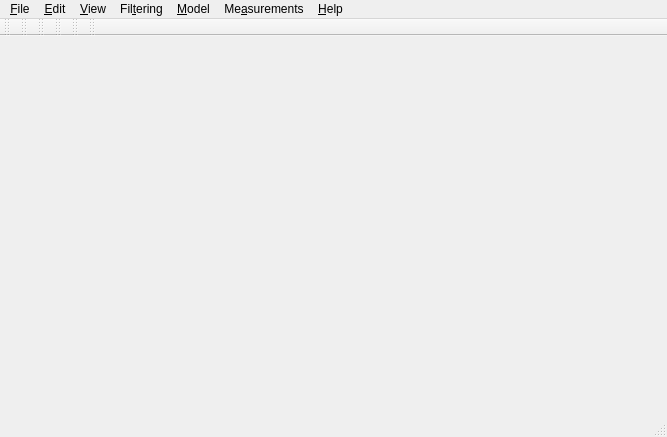
<?xml version="1.0" encoding="UTF-8"?>
<ui version="4.0">
 <class>MainWindow</class>
 <widget class="QMainWindow" name="MainWindow">
  <property name="geometry">
   <rect>
    <x>0</x>
    <y>0</y>
    <width>667</width>
    <height>437</height>
   </rect>
  </property>
  <property name="windowTitle">
   <string>3DimViewer</string>
  </property>
  <property name="dockOptions">
   <set>QMainWindow::AllowNestedDocks|QMainWindow::AllowTabbedDocks|QMainWindow::AnimatedDocks</set>
  </property>
  <widget class="QWidget" name="centralWidget"/>
  <widget class="QMenuBar" name="menuBar">
   <property name="geometry">
    <rect>
     <x>0</x>
     <y>0</y>
     <width>667</width>
     <height>21</height>
    </rect>
   </property>
   <widget class="QMenu" name="menuArchive">
    <property name="title">
     <string>&amp;File</string>
    </property>
    <widget class="QMenu" name="menuRecent">
     <property name="title">
      <string>Recent</string>
     </property>
    </widget>
    <addaction name="actionLoad_Patient_Dicom_data"/>
    <addaction name="actionImport_DICOM_Data_from_ZIP_archive"/>
    <addaction name="actionLoad_Patient_VLM_Data"/>
    <addaction name="actionLoad_STL_Model"/>
    <addaction name="menuRecent"/>
    <addaction name="separator"/>
    <addaction name="actionSave_Original_DICOM_Series"/>
    <addaction name="actionSave_DICOM_Series"/>
    <addaction name="actionSave_Volumetric_Data"/>
    <addaction name="actionSave_STL_Model"/>
    <addaction name="separator"/>
    <addaction name="actionPrint"/>
    <addaction name="actionShow_Data_Properties"/>
    <addaction name="actionSend_Data"/>
    <addaction name="separator"/>
    <addaction name="actionExit"/>
   </widget>
   <widget class="QMenu" name="menuEdit">
    <property name="title">
     <string>&amp;Edit</string>
    </property>
    <widget class="QMenu" name="menuSwitch_Mouse_Mode">
     <property name="title">
      <string>Switch Mouse Mode</string>
     </property>
     <addaction name="actionDensity_Window_Adjusting"/>
     <addaction name="actionTrackball_Mode"/>
     <addaction name="actionObject_Manipulation"/>
     <addaction name="actionScale_Scene"/>
    </widget>
    <addaction name="actionUndo"/>
    <addaction name="actionRedo"/>
    <addaction name="separator"/>
    <addaction name="menuSwitch_Mouse_Mode"/>
   </widget>
   <widget class="QMenu" name="menuView">
    <property name="title">
     <string>&amp;View</string>
    </property>
    <widget class="QMenu" name="menuViews">
     <property name="title">
      <string>Views</string>
     </property>
     <addaction name="action3D_View"/>
     <addaction name="actionAxial_View"/>
     <addaction name="actionCoronal_View"/>
     <addaction name="actionSagittal_View"/>
     <addaction name="actionVolume_Rendering_View"/>
    </widget>
    <widget class="QMenu" name="menuToolbars">
     <property name="title">
      <string>Toolbars</string>
     </property>
     <addaction name="actionMain_Toolbar"/>
     <addaction name="actionPanels_Toolbar"/>
     <addaction name="actionViews_Toolbar"/>
     <addaction name="actionMouse_Toolbar"/>
     <addaction name="actionVisibility_Toolbar"/>
    </widget>
    <widget class="QMenu" name="menuControl_Panels">
     <property name="title">
      <string>Control Panels</string>
     </property>
     <addaction name="actionDensity_Window"/>
     <addaction name="actionOrtho_Slices_Panel"/>
     <addaction name="actionVolume_Rendering_Panel"/>
     <addaction name="actionSegmentation_Panel"/>
     <addaction name="actionModels_List_Panel"/>
     <addaction name="separator"/>
     <addaction name="actionPrevious_Panel"/>
     <addaction name="actionNext_Panel"/>
     <addaction name="actionClose_Active_Panel"/>
    </widget>
    <widget class="QMenu" name="menu3D_Scene">
     <property name="title">
      <string>3D Scene</string>
     </property>
     <addaction name="actionVolume_Rendering"/>
     <addaction name="actionAxial_Slice"/>
     <addaction name="actionCoronal_Slice"/>
     <addaction name="actionSagittal_Slice"/>
    </widget>
    <widget class="QMenu" name="menuWorkspaces">
     <property name="title">
      <string>Layout</string>
     </property>
     <addaction name="actionWorkspace3DView"/>
     <addaction name="actionWorkspaceTabs"/>
     <addaction name="actionWorkspaceGrid"/>
    </widget>
    <addaction name="menuControl_Panels"/>
    <addaction name="menuViews"/>
    <addaction name="menuToolbars"/>
    <addaction name="menu3D_Scene"/>
    <addaction name="menuWorkspaces"/>
    <addaction name="actionShow_Information_Widgets"/>
    <addaction name="separator"/>
    <addaction name="actionLoad_User_Perspective"/>
    <addaction name="actionSave_User_Perspective"/>
    <addaction name="actionLoad_Default_Perspective"/>
    <addaction name="separator"/>
    <addaction name="actionPreferences"/>
   </widget>
   <widget class="QMenu" name="menuModel">
    <property name="title">
     <string>&amp;Model</string>
    </property>
    <addaction name="actionCreate_Surface_Model"/>
    <addaction name="actionShow_Surface_Model"/>
   </widget>
   <widget class="QMenu" name="menuHelp">
    <property name="title">
     <string>&amp;Help</string>
    </property>
    <addaction name="actionShow_Help"/>
    <addaction name="separator"/>
    <addaction name="actionAbout"/>
    <addaction name="actionAbout_Plugins"/>
   </widget>
   <widget class="QMenu" name="menuFiltering">
    <property name="title">
     <string>Fil&amp;tering</string>
    </property>
    <widget class="QMenu" name="menuViewFilter">
     <property name="title">
      <string>View</string>
     </property>
     <addaction name="actionViewSharpen"/>
     <addaction name="actionViewEqualize"/>
    </widget>
    <addaction name="actionGaussian_Filter"/>
    <addaction name="actionMedian_Filter"/>
    <addaction name="action3D_Anisotropic_Filter"/>
    <addaction name="menuViewFilter"/>
   </widget>
   <widget class="QMenu" name="menuMeasurements">
    <property name="title">
     <string>Me&amp;asurements</string>
    </property>
    <addaction name="actionMeasure_Density_Value"/>
    <addaction name="actionMeasure_Distance"/>
    <addaction name="separator"/>
    <addaction name="actionClear_Measurements"/>
   </widget>
   <addaction name="menuArchive"/>
   <addaction name="menuEdit"/>
   <addaction name="menuView"/>
   <addaction name="menuFiltering"/>
   <addaction name="menuModel"/>
   <addaction name="menuMeasurements"/>
   <addaction name="menuHelp"/>
  </widget>
  <widget class="QToolBar" name="mainToolBar">
   <property name="windowTitle">
    <string>Main Toolbar</string>
   </property>
   <attribute name="toolBarArea">
    <enum>TopToolBarArea</enum>
   </attribute>
   <attribute name="toolBarBreak">
    <bool>false</bool>
   </attribute>
  </widget>
  <widget class="QStatusBar" name="statusBar"/>
  <widget class="QToolBar" name="panelsToolBar">
   <property name="windowTitle">
    <string>Panels Toolbar</string>
   </property>
   <attribute name="toolBarArea">
    <enum>TopToolBarArea</enum>
   </attribute>
   <attribute name="toolBarBreak">
    <bool>false</bool>
   </attribute>
  </widget>
  <widget class="QToolBar" name="viewsToolBar">
   <property name="windowTitle">
    <string>Views Toolbar</string>
   </property>
   <attribute name="toolBarArea">
    <enum>TopToolBarArea</enum>
   </attribute>
   <attribute name="toolBarBreak">
    <bool>false</bool>
   </attribute>
  </widget>
  <widget class="QToolBar" name="mouseToolBar">
   <property name="windowTitle">
    <string>Mouse Toolbar</string>
   </property>
   <attribute name="toolBarArea">
    <enum>TopToolBarArea</enum>
   </attribute>
   <attribute name="toolBarBreak">
    <bool>false</bool>
   </attribute>
  </widget>
  <widget class="QToolBar" name="visibilityToolBar">
   <property name="windowTitle">
    <string>Visibility Toolbar</string>
   </property>
   <attribute name="toolBarArea">
    <enum>TopToolBarArea</enum>
   </attribute>
   <attribute name="toolBarBreak">
    <bool>false</bool>
   </attribute>
  </widget>
  <widget class="QToolBar" name="appToolBar">
   <property name="windowTitle">
    <string>Application Toolbar</string>
   </property>
   <attribute name="toolBarArea">
    <enum>TopToolBarArea</enum>
   </attribute>
   <attribute name="toolBarBreak">
    <bool>false</bool>
   </attribute>
  </widget>
  <action name="actionLoad_Patient_Dicom_data">
   <property name="icon">
    <iconset resource="../resources.qrc">
     <normaloff>:/icons/folder_open_up.png</normaloff>:/icons/folder_open_up.png</iconset>
   </property>
   <property name="text">
    <string>Import Patient DICOM Data...</string>
   </property>
   <property name="toolTip">
    <string>Loads DICOM dataset from a given directory.</string>
   </property>
   <property name="statusTip">
    <string>Loads DICOM dataset from a given directory.</string>
   </property>
   <property name="shortcut">
    <string>Ctrl+O</string>
   </property>
  </action>
  <action name="actionLoad_Patient_VLM_Data">
   <property name="icon">
    <iconset resource="../resources.qrc">
     <normaloff>:/icons/folder_open_arrow.png</normaloff>:/icons/folder_open_arrow.png</iconset>
   </property>
   <property name="text">
    <string>Load Patient VLM Data...</string>
   </property>
   <property name="toolTip">
    <string>Loads density data from a specified VLM file.</string>
   </property>
   <property name="statusTip">
    <string>Loads density data from a specified VLM file.</string>
   </property>
   <property name="shortcut">
    <string>Ctrl+V</string>
   </property>
  </action>
  <action name="actionSave_Volumetric_Data">
   <property name="icon">
    <iconset resource="../resources.qrc">
     <normaloff>:/icons/disk.png</normaloff>:/icons/disk.png</iconset>
   </property>
   <property name="text">
    <string>Save Volumetric VLM Data...</string>
   </property>
   <property name="toolTip">
    <string>Saves density data to a specified VLM file.</string>
   </property>
   <property name="statusTip">
    <string>Saves density data to a specified VLM file.</string>
   </property>
   <property name="shortcut">
    <string>Ctrl+S</string>
   </property>
  </action>
  <action name="actionExit">
   <property name="icon">
    <iconset resource="../resources.qrc">
     <normaloff>:/icons/delete.png</normaloff>:/icons/delete.png</iconset>
   </property>
   <property name="text">
    <string>Exit</string>
   </property>
   <property name="toolTip">
    <string>Terminates the program.</string>
   </property>
   <property name="statusTip">
    <string>Terminates the program.</string>
   </property>
   <property name="shortcut">
    <string>Ctrl+X</string>
   </property>
  </action>
  <action name="actionPrint">
   <property name="icon">
    <iconset resource="../resources.qrc">
     <normaloff>:/icons/printer_menu.png</normaloff>:/icons/printer_menu.png</iconset>
   </property>
   <property name="text">
    <string>Print...</string>
   </property>
   <property name="statusTip">
    <string>Print</string>
   </property>
   <property name="visible">
    <bool>false</bool>
   </property>
  </action>
  <action name="actionUndo">
   <property name="icon">
    <iconset resource="../resources.qrc">
     <normaloff>:/icons/arrow_undo.png</normaloff>:/icons/arrow_undo.png</iconset>
   </property>
   <property name="text">
    <string>Undo</string>
   </property>
   <property name="toolTip">
    <string>Undoes the last command.</string>
   </property>
   <property name="statusTip">
    <string>Undoes the last command.</string>
   </property>
   <property name="shortcut">
    <string>Ctrl+Z</string>
   </property>
  </action>
  <action name="actionRedo">
   <property name="icon">
    <iconset resource="../resources.qrc">
     <normaloff>:/icons/arrow_redo.png</normaloff>:/icons/arrow_redo.png</iconset>
   </property>
   <property name="text">
    <string>Redo</string>
   </property>
   <property name="toolTip">
    <string>Redoes the last command.</string>
   </property>
   <property name="statusTip">
    <string>Redoes the last command.</string>
   </property>
   <property name="shortcut">
    <string>Ctrl+Y</string>
   </property>
  </action>
  <action name="action3D_View">
   <property name="checkable">
    <bool>true</bool>
   </property>
   <property name="icon">
    <iconset resource="../resources.qrc">
     <normaloff>:/icons/3d_window2.png</normaloff>:/icons/3d_window2.png</iconset>
   </property>
   <property name="text">
    <string>3D View</string>
   </property>
   <property name="statusTip">
    <string>Shows/Hides the main 3D scene.</string>
   </property>
   <property name="visible">
    <bool>false</bool>
   </property>
  </action>
  <action name="actionAxial_View">
   <property name="checkable">
    <bool>true</bool>
   </property>
   <property name="icon">
    <iconset resource="../resources.qrc">
     <normaloff>:/icons/xy_ortho_window2.png</normaloff>:/icons/xy_ortho_window2.png</iconset>
   </property>
   <property name="text">
    <string>Axial View</string>
   </property>
   <property name="toolTip">
    <string>Shows/Hides the axial (XY) plane view.</string>
   </property>
   <property name="statusTip">
    <string>Shows/Hides the axial (XY) plane view.</string>
   </property>
  </action>
  <action name="actionCoronal_View">
   <property name="checkable">
    <bool>true</bool>
   </property>
   <property name="icon">
    <iconset resource="../resources.qrc">
     <normaloff>:/icons/xz_ortho_window2.png</normaloff>:/icons/xz_ortho_window2.png</iconset>
   </property>
   <property name="text">
    <string>Coronal View</string>
   </property>
   <property name="toolTip">
    <string>Shows/Hides the coronal (XZ) plane view.</string>
   </property>
   <property name="statusTip">
    <string>Shows/Hides the coronal (XZ) plane view.</string>
   </property>
  </action>
  <action name="actionSagittal_View">
   <property name="checkable">
    <bool>true</bool>
   </property>
   <property name="icon">
    <iconset resource="../resources.qrc">
     <normaloff>:/icons/yz_ortho_window2.png</normaloff>:/icons/yz_ortho_window2.png</iconset>
   </property>
   <property name="text">
    <string>Sagittal View</string>
   </property>
   <property name="toolTip">
    <string>Shows/Hides the sagittal (YZ) plane view.</string>
   </property>
   <property name="statusTip">
    <string>Shows/Hides the sagittal (YZ) plane view.</string>
   </property>
  </action>
  <action name="actionPanoramic_View">
   <property name="checkable">
    <bool>true</bool>
   </property>
   <property name="enabled">
    <bool>false</bool>
   </property>
   <property name="icon">
    <iconset>
     <normaloff>:/icons/curved_slice.png</normaloff>:/icons/curved_slice.png</iconset>
   </property>
   <property name="text">
    <string>Panoramic View</string>
   </property>
   <property name="visible">
    <bool>true</bool>
   </property>
  </action>
  <action name="actionNormal_Slice">
   <property name="checkable">
    <bool>true</bool>
   </property>
   <property name="icon">
    <iconset resource="../resources.qrc">
     <normaloff>:/icons/normal_slice.png</normaloff>:/icons/normal_slice.png</iconset>
   </property>
   <property name="text">
    <string>Normal Slice</string>
   </property>
   <property name="visible">
    <bool>true</bool>
   </property>
  </action>
  <action name="actionVolume_Rendering_View">
   <property name="checkable">
    <bool>true</bool>
   </property>
   <property name="icon">
    <iconset resource="../resources.qrc">
     <normaloff>:/icons/volume_rendering_window2.png</normaloff>:/icons/volume_rendering_window2.png</iconset>
   </property>
   <property name="text">
    <string>Volume Rendering View</string>
   </property>
   <property name="toolTip">
    <string>Shows/Hides main volume rendering window.</string>
   </property>
   <property name="statusTip">
    <string>Shows/Hides main volume rendering window.</string>
   </property>
  </action>
  <action name="actionMain_Toolbar">
   <property name="checkable">
    <bool>true</bool>
   </property>
   <property name="checked">
    <bool>true</bool>
   </property>
   <property name="text">
    <string>Main Toolbar</string>
   </property>
   <property name="statusTip">
    <string>Shows/Hides main toolbar.</string>
   </property>
  </action>
  <action name="actionViews_Toolbar">
   <property name="checkable">
    <bool>true</bool>
   </property>
   <property name="checked">
    <bool>true</bool>
   </property>
   <property name="text">
    <string>Views Toolbar</string>
   </property>
   <property name="statusTip">
    <string>Shows/Hides views toolbar.</string>
   </property>
  </action>
  <action name="actionDensity_Window">
   <property name="checkable">
    <bool>true</bool>
   </property>
   <property name="icon">
    <iconset resource="../resources.qrc">
     <normaloff>:/icons/density_window.png</normaloff>:/icons/density_window.png</iconset>
   </property>
   <property name="text">
    <string>Density Window Panel</string>
   </property>
   <property name="toolTip">
    <string>Shows/Hides the density window adjusting panel.</string>
   </property>
   <property name="statusTip">
    <string>Shows/Hides the density window adjusting panel.</string>
   </property>
   <property name="shortcut">
    <string>Ctrl+1</string>
   </property>
  </action>
  <action name="actionOrtho_Slices_Panel">
   <property name="checkable">
    <bool>true</bool>
   </property>
   <property name="icon">
    <iconset resource="../resources.qrc">
     <normaloff>:/icons/ortho_slices_window.png</normaloff>:/icons/ortho_slices_window.png</iconset>
   </property>
   <property name="text">
    <string>Ortho Slices Panel</string>
   </property>
   <property name="toolTip">
    <string>Shows/Hides the ortho slices panel.</string>
   </property>
   <property name="statusTip">
    <string>Shows/Hides the ortho slices panel.</string>
   </property>
   <property name="shortcut">
    <string>Ctrl+2</string>
   </property>
  </action>
  <action name="actionTrackball_Mode">
   <property name="checkable">
    <bool>true</bool>
   </property>
   <property name="icon">
    <iconset resource="../resources.qrc">
     <normaloff>:/icons/trackball.png</normaloff>:/icons/trackball.png</iconset>
   </property>
   <property name="text">
    <string>Trackball Mode</string>
   </property>
   <property name="toolTip">
    <string>Switches mouse to scene manipulation mode.</string>
   </property>
   <property name="statusTip">
    <string>Switches mouse to scene manipulation mode.</string>
   </property>
  </action>
  <action name="actionObject_Manipulation">
   <property name="checkable">
    <bool>true</bool>
   </property>
   <property name="icon">
    <iconset resource="../resources.qrc">
     <normaloff>:/icons/slice_move.png</normaloff>:/icons/slice_move.png</iconset>
   </property>
   <property name="text">
    <string>Object Manipulation</string>
   </property>
   <property name="toolTip">
    <string>Switches mouse to the object manipulation mode so that you can change position of cross-sectional slices, implants, etc.</string>
   </property>
   <property name="statusTip">
    <string>Switches mouse to the object manipulation mode so that you can change position of cross-sectional slices, implants, etc.</string>
   </property>
  </action>
  <action name="actionDensity_Window_Adjusting">
   <property name="checkable">
    <bool>true</bool>
   </property>
   <property name="icon">
    <iconset resource="../resources.qrc">
     <normaloff>:/icons/density_window2.png</normaloff>:/icons/density_window2.png</iconset>
   </property>
   <property name="text">
    <string>Density Window Adjusting</string>
   </property>
   <property name="toolTip">
    <string>Switches mouse to the density window adjusting mode. Press the left mouse button and modify the density window moving the mouse cursor.</string>
   </property>
   <property name="statusTip">
    <string>Switches mouse to the density window adjusting mode. Press the left mouse button and modify the density window moving the mouse cursor.</string>
   </property>
  </action>
  <action name="actionCreate_Surface_Model">
   <property name="text">
    <string>Create Surface Model</string>
   </property>
   <property name="toolTip">
    <string>Creates polygonal surface model regarding the current tissue segmentation. For options see the tissue segmentation panel...</string>
   </property>
   <property name="statusTip">
    <string>Creates polygonal surface model regarding the current tissue segmentation. For options see the tissue segmentation panel...</string>
   </property>
  </action>
  <action name="actionShow_Surface_Model">
   <property name="checkable">
    <bool>true</bool>
   </property>
   <property name="icon">
    <iconset resource="../resources.qrc">
     <normaloff>:/icons/show_bone_model.png</normaloff>:/icons/show_bone_model.png</iconset>
   </property>
   <property name="text">
    <string>Show Surface Model</string>
   </property>
   <property name="toolTip">
    <string>Shows/Hides the surface model in the 3D view.</string>
   </property>
   <property name="statusTip">
    <string>Shows/Hides the surface model in the 3D view.</string>
   </property>
  </action>
  <action name="actionAxial_Slice">
   <property name="checkable">
    <bool>true</bool>
   </property>
   <property name="icon">
    <iconset resource="../resources.qrc">
     <normaloff>:/icons/show_xy_slice3.png</normaloff>:/icons/show_xy_slice3.png</iconset>
   </property>
   <property name="text">
    <string>Axial Slice</string>
   </property>
   <property name="toolTip">
    <string>Shows/Hides the axial (XY) slice in the 3D scene.</string>
   </property>
   <property name="statusTip">
    <string>Shows/Hides the axial (XY) slice in the 3D scene.</string>
   </property>
  </action>
  <action name="actionCoronal_Slice">
   <property name="checkable">
    <bool>true</bool>
   </property>
   <property name="icon">
    <iconset resource="../resources.qrc">
     <normaloff>:/icons/show_xz_slice3.png</normaloff>:/icons/show_xz_slice3.png</iconset>
   </property>
   <property name="text">
    <string>Coronal Slice</string>
   </property>
   <property name="toolTip">
    <string>Shows/Hides the coronal (XZ) slice in the 3D scene.</string>
   </property>
   <property name="statusTip">
    <string>Shows/Hides the coronal (XZ) slice in the 3D scene.</string>
   </property>
  </action>
  <action name="actionSagittal_Slice">
   <property name="checkable">
    <bool>true</bool>
   </property>
   <property name="icon">
    <iconset resource="../resources.qrc">
     <normaloff>:/icons/show_yz_slice3.png</normaloff>:/icons/show_yz_slice3.png</iconset>
   </property>
   <property name="text">
    <string>Sagittal Slice</string>
   </property>
   <property name="toolTip">
    <string>Shows/Hides the sagittal (YZ) slice in the 3D scene.</string>
   </property>
   <property name="statusTip">
    <string>Shows/Hides the sagittal (YZ) slice in the 3D scene.</string>
   </property>
  </action>
  <action name="actionSegmentation_Panel">
   <property name="checkable">
    <bool>true</bool>
   </property>
   <property name="icon">
    <iconset resource="../resources.qrc">
     <normaloff>:/icons/segmentation_window.png</normaloff>:/icons/segmentation_window.png</iconset>
   </property>
   <property name="text">
    <string>Segmentation Panel</string>
   </property>
   <property name="toolTip">
    <string>Shows/Hides the tissue segmentation panel.</string>
   </property>
   <property name="statusTip">
    <string>Shows/Hides the tissue segmentation panel.</string>
   </property>
   <property name="shortcut">
    <string>Ctrl+4</string>
   </property>
  </action>
  <action name="actionWorkspaceTabs">
   <property name="checkable">
    <bool>true</bool>
   </property>
   <property name="text">
    <string>Tabs</string>
   </property>
   <property name="toolTip">
    <string>Switches workspace to tabbed layout.</string>
   </property>
   <property name="statusTip">
    <string>Switches workspace to tabbed layout.</string>
   </property>
  </action>
  <action name="actionWorkspace3DView">
   <property name="checkable">
    <bool>true</bool>
   </property>
   <property name="text">
    <string>3D View</string>
   </property>
   <property name="toolTip">
    <string>Switches workspace to a layout with the 3D scene as the main window.</string>
   </property>
   <property name="statusTip">
    <string>Switches workspace to a layout with the 3D scene as the main window.</string>
   </property>
  </action>
  <action name="actionMouse_Toolbar">
   <property name="checkable">
    <bool>true</bool>
   </property>
   <property name="checked">
    <bool>true</bool>
   </property>
   <property name="text">
    <string>Mouse Toolbar</string>
   </property>
   <property name="statusTip">
    <string>Shows/Hides mouse mode toolbar.</string>
   </property>
  </action>
  <action name="actionVisibility_Toolbar">
   <property name="checkable">
    <bool>true</bool>
   </property>
   <property name="checked">
    <bool>true</bool>
   </property>
   <property name="text">
    <string>Visibility Toolbar</string>
   </property>
   <property name="statusTip">
    <string>Shows/Hides slices visibility toolbar.</string>
   </property>
  </action>
  <action name="actionVolume_Rendering_Panel">
   <property name="checkable">
    <bool>true</bool>
   </property>
   <property name="icon">
    <iconset resource="../resources.qrc">
     <normaloff>:/icons/volume_rendering_window2.png</normaloff>:/icons/volume_rendering_window2.png</iconset>
   </property>
   <property name="text">
    <string>Volume Rendering Panel</string>
   </property>
   <property name="toolTip">
    <string>Shows/Hides the volume rendering configuration panel.</string>
   </property>
   <property name="statusTip">
    <string>Shows/Hides the volume rendering configuration panel.</string>
   </property>
   <property name="shortcut">
    <string>Ctrl+3</string>
   </property>
  </action>
  <action name="actionPreferences">
   <property name="icon">
    <iconset resource="../resources.qrc">
     <normaloff>:/icons/cog.png</normaloff>:/icons/cog.png</iconset>
   </property>
   <property name="text">
    <string>Preferences...</string>
   </property>
   <property name="toolTip">
    <string>Shows application's options.</string>
   </property>
   <property name="statusTip">
    <string>Shows application's options.</string>
   </property>
  </action>
  <action name="actionShow_Data_Properties">
   <property name="icon">
    <iconset resource="../resources.qrc">
     <normaloff>:/icons/page.png</normaloff>:/icons/page.png</iconset>
   </property>
   <property name="text">
    <string>Show Data Properties...</string>
   </property>
   <property name="toolTip">
    <string>Shows information about the loaded dataset.</string>
   </property>
   <property name="statusTip">
    <string>Shows information about the loaded dataset.</string>
   </property>
  </action>
  <action name="actionLoad_STL_Model">
   <property name="icon">
    <iconset resource="../resources.qrc">
     <normaloff>:/icons/show_bone_model.png</normaloff>:/icons/show_bone_model.png</iconset>
   </property>
   <property name="text">
    <string>Load STL Model...</string>
   </property>
   <property name="toolTip">
    <string>Loads surface model from a specified STL file.</string>
   </property>
   <property name="statusTip">
    <string>Loads surface model from a specified STL file.</string>
   </property>
  </action>
  <action name="actionAbout">
   <property name="text">
    <string>About...</string>
   </property>
   <property name="toolTip">
    <string>Shows basic information about the program.</string>
   </property>
   <property name="statusTip">
    <string>Shows basic information about the program.</string>
   </property>
  </action>
  <action name="actionAbout_Plugins">
   <property name="text">
    <string>About Plugins...</string>
   </property>
   <property name="toolTip">
    <string>Shows basic information about loaded plugins.</string>
   </property>
   <property name="statusTip">
    <string>Shows basic information about loaded plugins.</string>
   </property>
  </action>
  <action name="actionGaussian_Filter">
   <property name="text">
    <string>Gaussian Filter...</string>
   </property>
   <property name="toolTip">
    <string>Applies 3D Gaussian filter on the volumetric data.</string>
   </property>
   <property name="statusTip">
    <string>Applies 3D Gaussian filter on the volumetric data.</string>
   </property>
  </action>
  <action name="actionMedian_Filter">
   <property name="text">
    <string>Median Filter...</string>
   </property>
   <property name="toolTip">
    <string>Applies median filter on the volumetric data.</string>
   </property>
   <property name="statusTip">
    <string>Applies median filter on the volumetric data.</string>
   </property>
  </action>
  <action name="action3D_Anisotropic_Filter">
   <property name="text">
    <string>3D Anisotropic Filter...</string>
   </property>
   <property name="toolTip">
    <string>Applies 3D anisotropic filter on the volumetric data.</string>
   </property>
   <property name="statusTip">
    <string>Applies 3D anisotropic filter on the volumetric data.</string>
   </property>
  </action>
  <action name="actionWorkspaceGrid">
   <property name="checkable">
    <bool>true</bool>
   </property>
   <property name="text">
    <string>Grid</string>
   </property>
   <property name="toolTip">
    <string>Switches workspace to a grid layout with cross-sectional slices and 3D scene.</string>
   </property>
   <property name="statusTip">
    <string>Switches workspace to a grid layout with cross-sectional slices and 3D scene.</string>
   </property>
  </action>
  <action name="actionShow_Information_Widgets">
   <property name="checkable">
    <bool>true</bool>
   </property>
   <property name="checked">
    <bool>true</bool>
   </property>
   <property name="text">
    <string>Show Information Widgets</string>
   </property>
   <property name="toolTip">
    <string>Shows/Hides special information widgets in all views.</string>
   </property>
   <property name="statusTip">
    <string>Shows/Hides special information widgets in all views.</string>
   </property>
  </action>
  <action name="actionPanels_Toolbar">
   <property name="checkable">
    <bool>true</bool>
   </property>
   <property name="checked">
    <bool>true</bool>
   </property>
   <property name="text">
    <string>Panels Toolbar</string>
   </property>
  </action>
  <action name="actionShow_Help">
   <property name="text">
    <string>Show Help</string>
   </property>
   <property name="toolTip">
    <string>Shows Help.</string>
   </property>
   <property name="statusTip">
    <string>Shows Help.</string>
   </property>
   <property name="shortcut">
    <string>F1</string>
   </property>
  </action>
  <action name="actionScale_Scene">
   <property name="checkable">
    <bool>true</bool>
   </property>
   <property name="icon">
    <iconset resource="../resources.qrc">
     <normaloff>:/icons/magnifier.png</normaloff>:/icons/magnifier.png</iconset>
   </property>
   <property name="text">
    <string>Scale Scene</string>
   </property>
   <property name="toolTip">
    <string>Switches mouse to scene scale so that you can scale scene to fit into window.</string>
   </property>
   <property name="statusTip">
    <string>Switches mouse to scene scale so that you can scale scene to fit into window.</string>
   </property>
  </action>
  <action name="actionLoad_User_Perspective">
   <property name="text">
    <string>Load User Perspective</string>
   </property>
   <property name="statusTip">
    <string>Loads the user defined windows layout.</string>
   </property>
   <property name="visible">
    <bool>false</bool>
   </property>
  </action>
  <action name="actionSave_User_Perspective">
   <property name="text">
    <string>Save User Perspective</string>
   </property>
   <property name="statusTip">
    <string>Saves the current windows layout.</string>
   </property>
   <property name="visible">
    <bool>false</bool>
   </property>
  </action>
  <action name="actionLoad_Default_Perspective">
   <property name="text">
    <string>Load Default Perspective</string>
   </property>
   <property name="toolTip">
    <string>Loads the default windows layout.</string>
   </property>
   <property name="statusTip">
    <string>Loads the default windows layout.</string>
   </property>
  </action>
  <action name="actionSave_STL_Model">
   <property name="text">
    <string>Save STL Model...</string>
   </property>
   <property name="toolTip">
    <string>Saves generated model to a specified STL file.</string>
   </property>
   <property name="statusTip">
    <string>Saves generated model to a specified STL file.</string>
   </property>
  </action>
  <action name="actionSend_Data">
   <property name="text">
    <string>Send Data...  (DataExpress Service)</string>
   </property>
   <property name="toolTip">
    <string>Sends volumetric data via DataExpress Service.</string>
   </property>
   <property name="statusTip">
    <string>Sends volumetric data via DataExpress Service.</string>
   </property>
  </action>
  <action name="actionMeasure_Density_Value">
   <property name="checkable">
    <bool>true</bool>
   </property>
   <property name="icon">
    <iconset resource="../resources.qrc">
     <normaloff>:/icons/measure_density.png</normaloff>:/icons/measure_density.png</iconset>
   </property>
   <property name="text">
    <string>Measure Density Value [Hu]</string>
   </property>
   <property name="toolTip">
    <string>To measure local density, specify a point using the mouse cursor and click the left button.</string>
   </property>
   <property name="statusTip">
    <string>To measure local density, specify a point using the mouse cursor and click the left button.</string>
   </property>
  </action>
  <action name="actionMeasure_Distance">
   <property name="checkable">
    <bool>true</bool>
   </property>
   <property name="icon">
    <iconset resource="../resources.qrc">
     <normaloff>:/icons/measure_distance.png</normaloff>:/icons/measure_distance.png</iconset>
   </property>
   <property name="text">
    <string>Measure Distance [mm]</string>
   </property>
   <property name="toolTip">
    <string>Measure distance by clicking the left mouse button and dragging.</string>
   </property>
   <property name="statusTip">
    <string>Measure distance by clicking the left mouse button and dragging.</string>
   </property>
  </action>
  <action name="actionClear_Measurements">
   <property name="icon">
    <iconset resource="../resources.qrc">
     <normaloff>:/icons/delete.png</normaloff>:/icons/delete.png</iconset>
   </property>
   <property name="text">
    <string>Clear Measurements</string>
   </property>
   <property name="toolTip">
    <string>Clears all visible measurement results.</string>
   </property>
   <property name="statusTip">
    <string>Clears all visible measurement results.</string>
   </property>
  </action>
  <action name="actionVolume_Rendering">
   <property name="checkable">
    <bool>true</bool>
   </property>
   <property name="icon">
    <iconset resource="../resources.qrc">
     <normaloff>:/icons/show_volume_rendering.png</normaloff>:/icons/show_volume_rendering.png</iconset>
   </property>
   <property name="text">
    <string>Volume Rendering</string>
   </property>
   <property name="toolTip">
    <string>Shows/hides volume rendering in the 3D scene.</string>
   </property>
   <property name="statusTip">
    <string>Shows/hides volume rendering in the 3D scene.</string>
   </property>
  </action>
  <action name="actionSave_DICOM_Series">
   <property name="text">
    <string>Save DICOM Series...</string>
   </property>
   <property name="toolTip">
    <string>Saves DICOM Series to a given directory.</string>
   </property>
   <property name="statusTip">
    <string>Saves DICOM Series to a given directory.</string>
   </property>
  </action>
  <action name="actionImport_DICOM_Data_from_ZIP_archive">
   <property name="icon">
    <iconset resource="../resources.qrc">
     <normaloff>:/icons/folder_open_up_menu.png</normaloff>:/icons/folder_open_up_menu.png</iconset>
   </property>
   <property name="text">
    <string>Import DICOM Data from ZIP...</string>
   </property>
  </action>
  <action name="actionModels_List_Panel">
   <property name="checkable">
    <bool>true</bool>
   </property>
   <property name="icon">
    <iconset resource="../resources.qrc">
     <normaloff>:/icons/resources/models.png</normaloff>:/icons/resources/models.png</iconset>
   </property>
   <property name="text">
    <string>Models List</string>
   </property>
   <property name="toolTip">
    <string>Shows/Hides the models list.</string>
   </property>
   <property name="statusTip">
    <string>Shows/Hides the models list.</string>
   </property>
   <property name="shortcut">
    <string>Ctrl+5</string>
   </property>
  </action>
  <action name="actionViewEqualize">
   <property name="checkable">
    <bool>true</bool>
   </property>
   <property name="text">
    <string>Equalize</string>
   </property>
  </action>
  <action name="actionViewSharpen">
   <property name="checkable">
    <bool>true</bool>
   </property>
   <property name="text">
    <string>Sharpen</string>
   </property>
  </action>
  <action name="actionSave_Original_DICOM_Series">
   <property name="text">
    <string>Save Original DICOM Series...</string>
   </property>
   <property name="toolTip">
    <string>Saves original DICOM Series to a given directory.</string>
   </property>
   <property name="statusTip">
    <string>Saves original DICOM Series to a given directory.</string>
   </property>
  </action>
  <action name="actionClose_Active_Panel">
   <property name="text">
    <string>Close Active Panel</string>
   </property>
   <property name="shortcut">
    <string>Ctrl+F4</string>
   </property>
  </action>
  <action name="actionPrevious_Panel">
   <property name="text">
    <string>Previous Panel</string>
   </property>
   <property name="shortcut">
    <string>Ctrl+Shift+Tab</string>
   </property>
  </action>
  <action name="actionNext_Panel">
   <property name="text">
    <string>Next Panel</string>
   </property>
   <property name="shortcut">
    <string>Ctrl+Tab</string>
   </property>
  </action>
  <action name="actionVolume_Filter">
   <property name="text">
    <string>Volume Filter...</string>
   </property>
  </action>
 </widget>
 <layoutdefault spacing="6" margin="11"/>
 <resources>
  <include location="../resources.qrc"/>
 </resources>
 <connections/>
</ui>
